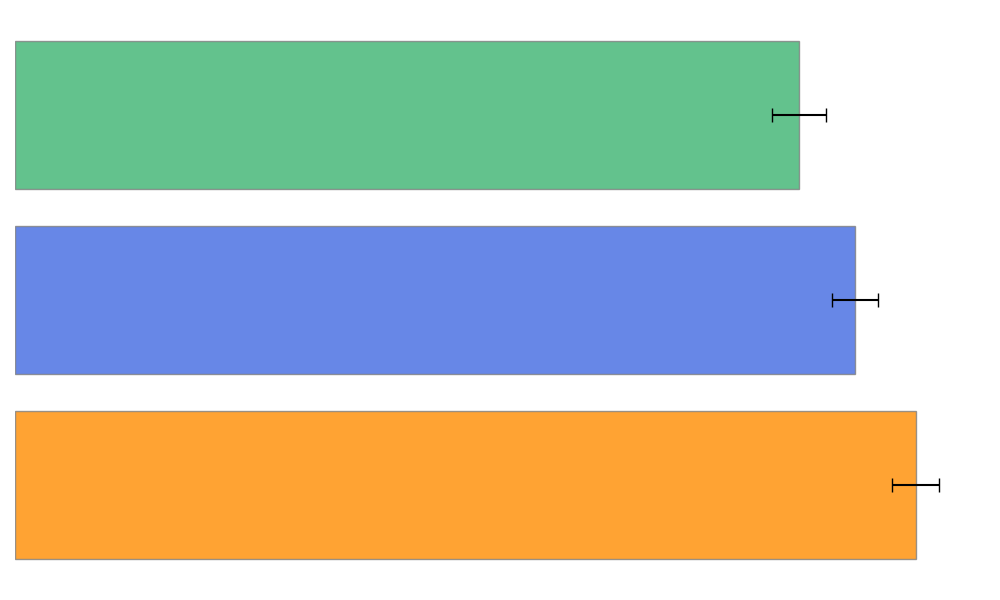

The Python source for this figure:
import matplotlib.pyplot as plt
import numpy as np

departments = np.array(['Sales', 'R&D', 'Customer Support'])

sales_total = np.mean([90, 89, 91, 88, 92, 85, 94, 85, 96, 93, 90, 95])
rnd_total = np.mean([86, 89, 88, 87, 82, 80, 85, 78, 90, 83, 81, 86])
cust_support_total = np.mean([75, 81, 70, 79, 82, 85, 78, 84, 80, 77, 83, 73])

performance_scores = np.array([sales_total, rnd_total, cust_support_total])

sales_avg_error = np.mean([4, 2, 3, 1, 2, 2, 3, 3, 1, 2, 3, 2])
rnd_avg_error = np.mean([3, 1, 4, 2, 3, 3, 2, 3, 1, 2, 2, 2])
cust_support_avg_error = np.mean([3, 2, 4, 2, 3, 1, 5, 2, 2, 3, 2, 4])

performance_errors = np.array([sales_avg_error, rnd_avg_error, cust_support_avg_error])

plt.figure(figsize=(10, 6))
plt.barh(departments, performance_scores, xerr=performance_errors, 
         color=['darkorange', 'royalblue', 'mediumseagreen'], edgecolor='gray', alpha=0.8, capsize=5)

plt.xticks([])
plt.yticks([])
plt.box(False)

plt.tight_layout()
plt.show()
